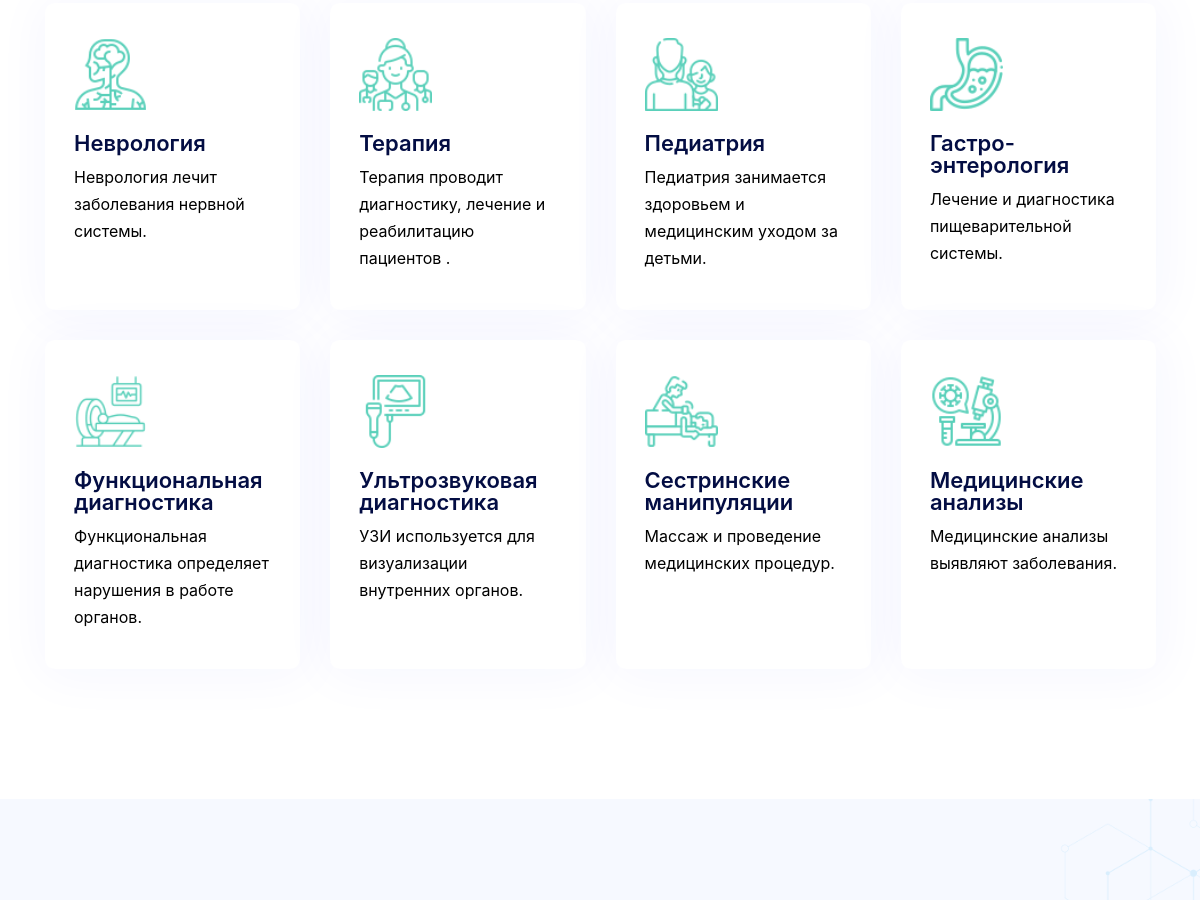
The app's page / (middle part), older data.
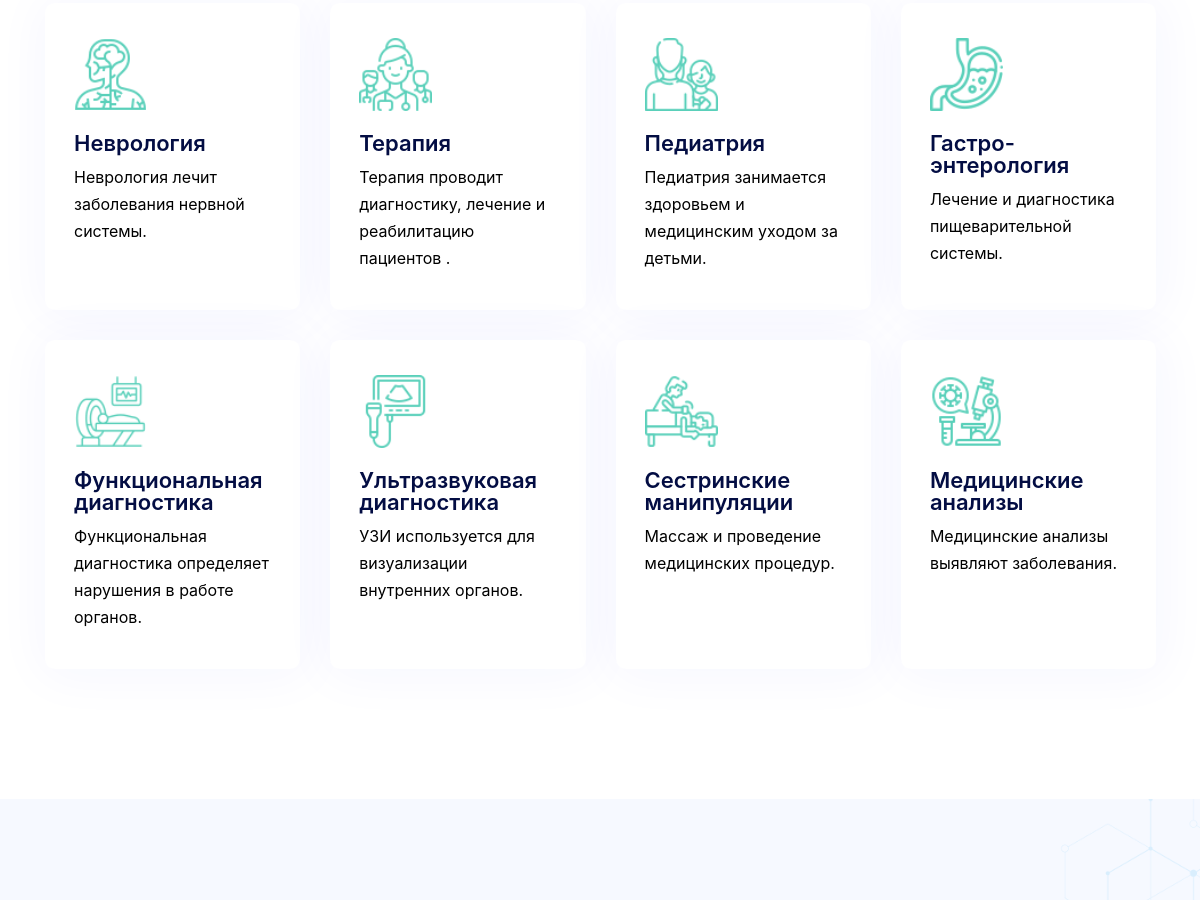
The same page, newer data.
### homepage/models.py (models this page shows, shortened)
class Departament(models.Model):
    name = models.CharField(max_length=100, verbose_name='Название отделения')
    description = models.TextField(verbose_name='Описание')
    icon = models.ImageField(upload_to='images/icons/', verbose_name='Иконка отделения')

### homepage/views.py (the view)
# urls.py: path('', views.index, name='index'),
def index(request):
    departaments = Departament.objects.all()
    context = {
        'departaments': departaments,
    }
    return render(request, 'homepage/index.html', context=context)

### templates/homepage/index.html (shortened to what this page needs)
{% extends 'base.html' %}
{% load static %}
{% block content %}
    <section class="w-100 float-left service-con padding-top padding-bottom">
        <div class="container">
            <div class="service-box">
                {% for dep in departaments %}
                <div class="service-box-item" data-aos="fade-up" data-aos-duration="700">
                    <figure>
                        <img src="{{dep.icon.url}}" alt="psychiatry-icon" width="73px">
                    </figure>
                    <h4>{{dep.name}}</h4>
                    <p>{{dep.description}}</p>
                </div>
                {% endfor %}
            </div>
        </div>
    </section>
    <section class="w-100 float-left about-con design-img padding-top padding-bottom position-relative">
    </section>
{% endblock %}

Row changes from the older to the newer data that the page shows:
changed Departament "УЗИ используется для визуализации внутренних органов.": name "Ультрозвуковая диагностика" → "Ультразвуковая диагностика"
